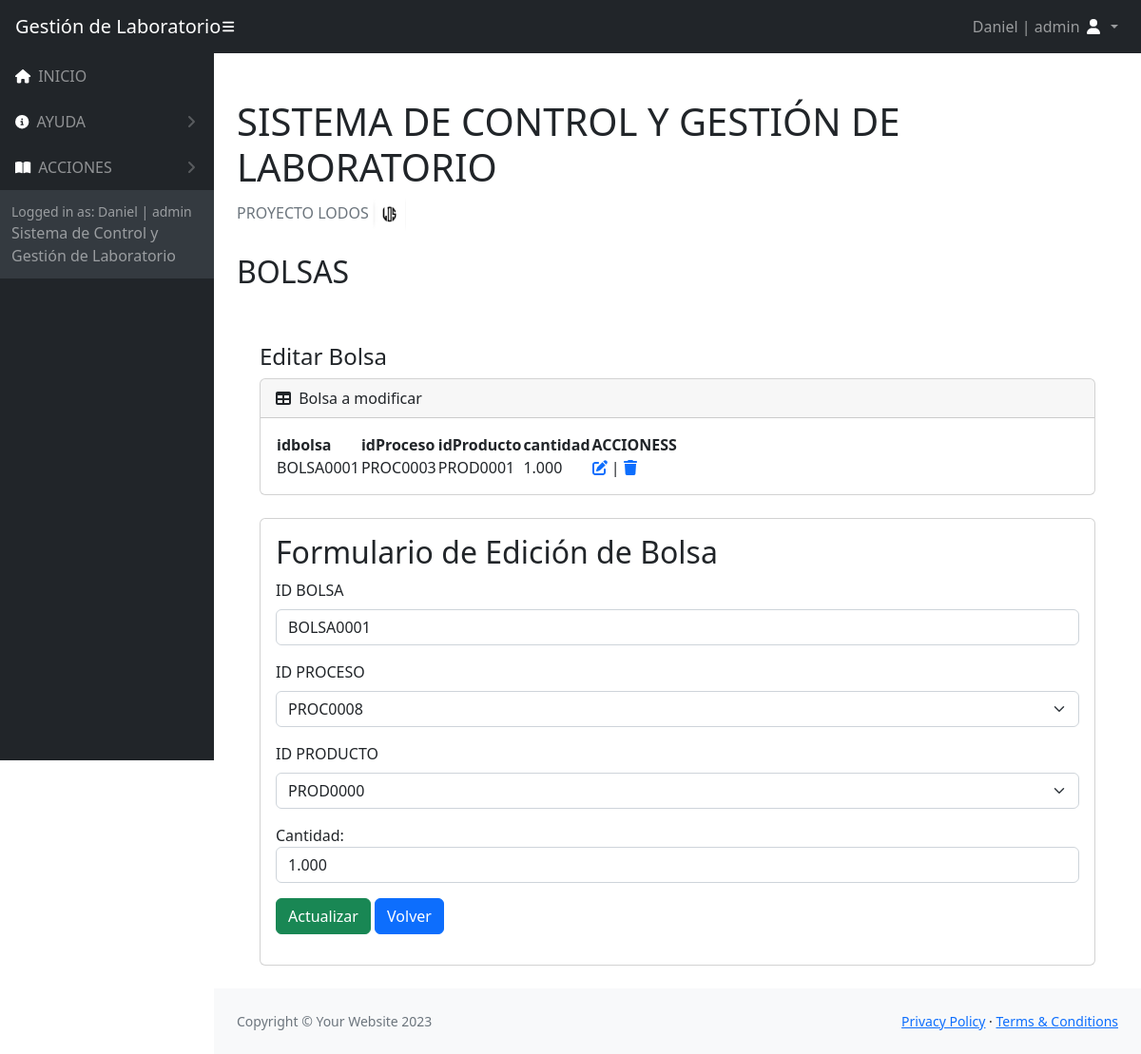
The app's page /Vistas/acciones/accionesBolsas/editarBolsa.php?id=BOLSA0001 (signed in) with its own data.
### tables this page shows
CREATE TABLE `bolsa` (
  `idBolsa` varchar(15) NOT NULL,
  `idProceso` varchar(15) DEFAULT NULL,
  `idProducto` varchar(15) DEFAULT NULL,
  `cantidad` decimal(10,3) DEFAULT NULL
);

### Vistas/acciones/accionesBolsas/editarBolsa.php (the view, shortened to what this page needs)
<!DOCTYPE html>
<html lang="es">
    <head>
        <link href="https://cdn.jsdelivr.net/npm/simple-datatables@7.1.2/dist/style.min.css" rel="stylesheet" />
        <link rel="stylesheet" href="https://cdnjs.cloudflare.com/ajax/libs/font-awesome/6.4.2/css/all.min.css" />
        <link href="../../../assets/css/styles.css" rel="stylesheet" />
    </head>
    <body class="sb-nav-fixed">
    <nav class="sb-topnav navbar navbar-expand navbar-dark bg-dark">
            <a class="navbar-brand ps-3" href="../../../index.php">Gestión de Laboratorio</a>
            <button class="btn btn-link btn-sm order-1 order-lg-0 me-4 me-lg-0" id="sidebarToggle" href="#!"><i class="fas fa-bars" style="color: #ffffff;"></i></button>
            <ul class="navbar-nav ms-auto me-0 me-md-3 my-2 my-md-0">
                <li class="nav-item dropdown">
                    <a class="nav-link dropdown-toggle" id="navbarDropdown" href="#" role="button" data-bs-toggle="dropdown" aria-expanded="false">
                    <?php  echo $_SESSION["nombreUsuario"]. " | ".  $_SESSION["tipo"];  ?>
                        <i class="fas fa-user fa-fw" style="color: #ffffff;"></i>
                    </a>
                </li>
            </ul>
        </nav>
        <div id="layoutSidenav">
            <div id="layoutSidenav_nav">
                <nav class="sb-sidenav accordion sb-sidenav-dark" id="sidenavAccordion">
                    <div class="sb-sidenav-menu">
                        <div class="nav">
                            <a class="nav-link" href="../../../index.php">
                                <div class="sb-nav-link-icon"><i class="fa-solid fa-house" style="color: #ffffff;"></i></div>
                                INICIO
                            </a>
                            <?php  if( $_SESSION["tipo"] == "admin") {  ?>
                            <a class="nav-link collapsed" href="#" data-bs-toggle="collapse" data-bs-target="#collapseLayouts" aria-expanded="false" aria-controls="collapseLayouts">
                                <div class="sb-nav-link-icon"><i class="fa-solid fa-circle-info" style="color: #ffffff;"></i></div>
                                AYUDA
                                <div class="sb-sidenav-collapse-arrow"><i class="fas fa-angle-down"></i></div>
                            </a>
                            <?php  }  ?>
                                <a class="nav-link collapsed" href="#" data-bs-toggle="collapse" data-bs-target="#collapsePages" aria-expanded="false" aria-controls="collapsePages">
                                <div class="sb-nav-link-icon"><i class="fas fa-book-open" style="color: #ffffff;"></i></div>
                                ACCIONES
                                <div class="sb-sidenav-collapse-arrow"><i class="fas fa-angle-down"></i></div>
                            </a>
                    </div>
                    <div class="sb-sidenav-footer">
                        <div class="small">Logged in as: <?php  echo $_SESSION["nombreUsuario"]. " | ".  $_SESSION["tipo"];  ?></div>
                        Sistema de Control y Gestión de Laboratorio
                    </div>
                </nav>
            </div>
            <div id="layoutSidenav_content">
                <main>
                    <div class="container-fluid px-4">
                        <h1 class="mt-4">SISTEMA DE CONTROL Y GESTIÓN DE LABORATORIO</h1>
                        <ol class="breadcrumb mb-4">
                        <li class="breadcrumb-item active">PROYECTO LODOS <img style="width: 35px !important; height: 35px !important; padding:0px !important;" src="../../../assets/img/logoLODOS.PNG" alt="ss2"></li>
                        </ol>
                        <h2>BOLSAS</h2>
                        <br/>
                        <?php
                                require_once('../../../Controlador/Conexion_DB/config.php');
                                $idBolsa = $_GET['id'];
                                $stmt = $connectDB->prepare('SELECT * FROM bolsa WHERE idBolsa = :idBolsa');
                                $stmt->bindParam(':idBolsa', $idBolsa);
                                $stmt->execute();
                                $bolsaActual = $stmt->fetch(PDO::FETCH_ASSOC);
                                ?>
                        <div class="container-fluid px-4">
                        <h4 class="mt-4">Editar Bolsa</h4>
                        <div class="card mb-4">
                            <div class="card-header">
                                <i class="fas fa-table me-1"></i>
                                Bolsa a modificar
                                <br>
                            </div>
                            <div class="card-body">
                                <table id="datatablesSimple">
                                    <thead>
                                        <tr>
                                            <th>idbolsa</th>
                                            <th>idProceso</th>
                                            <th>idProducto</th>
                                            <th>cantidad</th>
                                            <th>ACCIONESS</th>
                                        </tr>
                                    </thead>
                                    <tbody>
                                    <tr>
                                        <td><?php echo $bolsaActual['idBolsa']; ?></td>
                                        <td><?php echo $bolsaActual['idProceso']; ?></td>
                                        <td><?php echo $bolsaActual['idProducto']; ?></td>
                                        <td><?php echo $bolsaActual['cantidad']; ?></td>
                                        <td>
                                            <?php
                                            echo '<a href="editarBolsa.php?id=' . $bolsaActual['idBolsa'] . '">';
                                            echo '<i class="fa-solid fa-pen-to-square"></i>';
                                            echo '</a>';
                                            echo ' | ';
                                            echo '<a href="deleteBolsa.php?id=' . $bolsaActual['idBolsa'] . '">';
                                            echo '<i class="fa-solid fa-trash"></i>';
                                            echo '</a>';
                                            ?>
                                        </td>
                                    </tr>
                                    </tbody>
                                </table>
                            </div>
                        </div>
                        <div class="card mb-4">
                            <div class="card-body">
                            <h2>Formulario de Edición de Bolsa</h2>
                                    <form action="" method="get">
                                        <div class="mb-3">
                                            <label for="idBolsa" class="form-label">ID BOLSA</label>
                                            <input class="form-control col-4" type="text" name="id" value="<?php echo $bolsaActual['idBolsa']; ?>" readonly>
                                        </div>
                                        <div class="mb-3">
                                            <label for="idProceso" class="form-label">ID PROCESO</label>
                                            <select class="form-select" name="idProceso" id="idProceso" aria-describedby="helpId">
                                                <?php
                                                    $stmtProcesos = $connectDB->query('SELECT idProceso FROM proceso');
                                                    $procesos = $stmtProcesos->fetchAll(PDO::FETCH_COLUMN);
                                                    foreach ($procesos as $proceso) {
                                                        echo "<option value=\"$proceso\">$proceso</option>";
                                                    }
                                                ?>
                                            </select>
                                        </div>
                                        <div class="mb-3">
                                            <label for="idProducto" class="form-label">ID PRODUCTO</label>
                                            <select class="form-select" name="idProducto" id="idProducto" aria-describedby="helpId">
                                                <?php
                                                    $stmtProductos = $connectDB->query('SELECT idProducto FROM producto');
                                                    $productos = $stmtProductos->fetchAll(PDO::FETCH_COLUMN);
                                                    foreach ($productos as $producto) {
                                                        echo "<option value=\"$producto\">$producto</option>";
                                                    }
                                                ?>
                                            </select>
                                        </div>
                                        <div class="mb-3">
                                            <label for="cantidad">Cantidad:</label>
                                            <input class="form-control col-4" type="text" id="cantidad" name="cantidad" value="<?php echo $bolsaActual['cantidad']; ?>">
                                        </div>
                                        <input type="submit" class="btn btn-success" name="Enviar" value="Actualizar">
                                        <a href="indexBolsa.php"><button class="btn btn-primary" type="button">Volver</button></a>
                                    </form>
                            </div>
                        </div>
                    </div>
                    </div>
                </main>
                <footer class="py-4 bg-light mt-auto">
                    <div class="container-fluid px-4">
                        <div class="d-flex align-items-center justify-content-between small">
                            <div class="text-muted">Copyright &copy; Your Website 2023</div>
                            <div>
                                <a href="../../../Vistas/Politicas/politicasPrivacidad.php">Privacy Policy</a>
                                &middot;
                                <a href="../../../Vistas/Politicas/politicasUso.php">Terms &amp; Conditions</a>
                            </div>
                        </div>
                    </div>
                </footer>
            </div>
        </div>
    </body>
</html>

### records on screen
bolsa: idBolsa "BOLSA0001", idProceso "PROC0003", idProducto "PROD0001", cantidad "1.000", id "BOLSA0001"

### other values on screen
$_SESSION["nombreUsuario"] "Daniel"
$_SESSION["tipo"] "admin"
form field idProceso "PROC0008"
form field idProducto "PROD0000"
